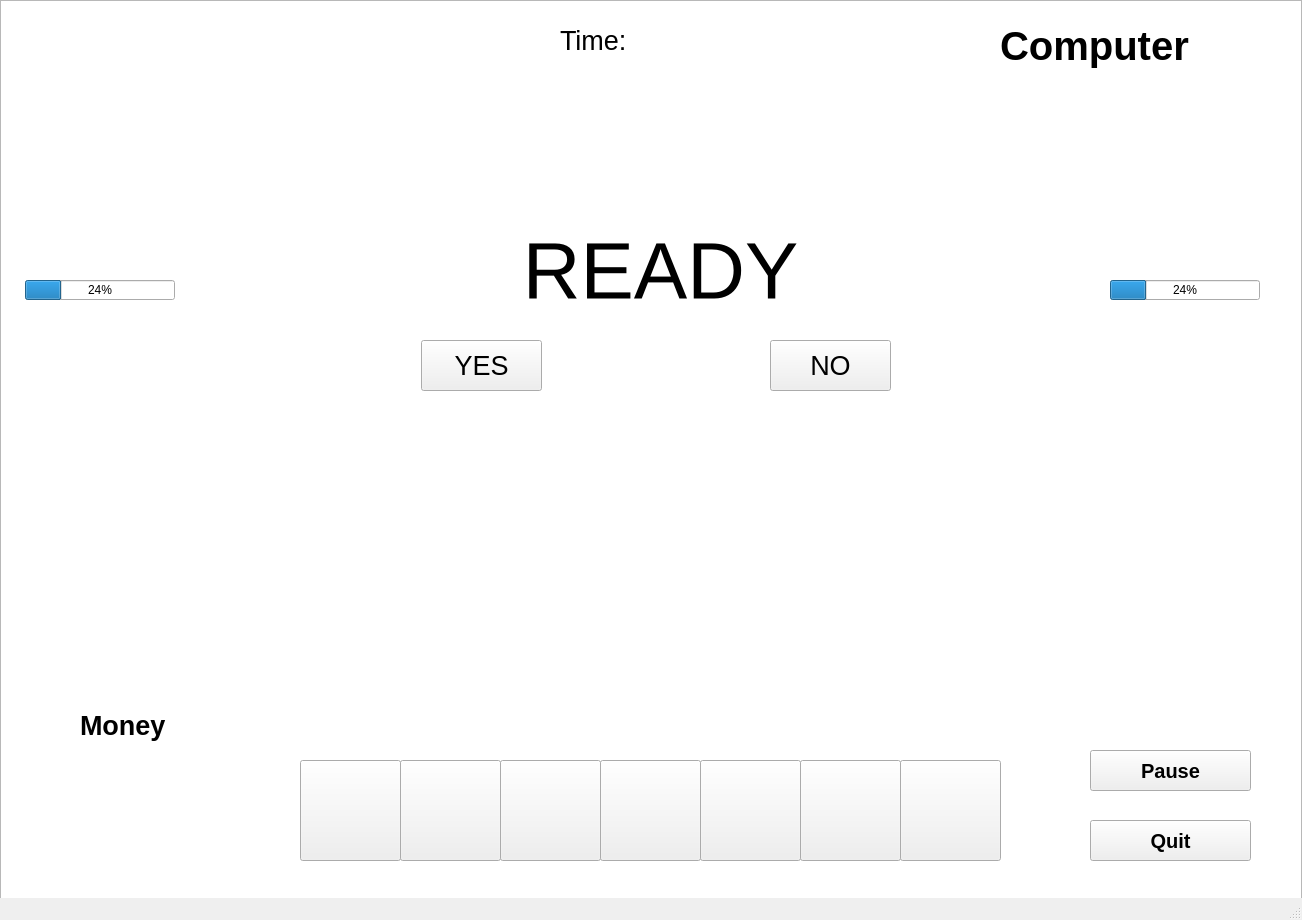
<?xml version="1.0" encoding="UTF-8"?>
<ui version="4.0">
 <class>GameWindow</class>
 <widget class="QMainWindow" name="GameWindow">
  <property name="geometry">
   <rect>
    <x>0</x>
    <y>0</y>
    <width>1302</width>
    <height>920</height>
   </rect>
  </property>
  <property name="windowTitle">
   <string>Project 2</string>
  </property>
  <property name="windowIcon">
   <iconset resource="images.qrc">
    <normaloff>:/images/Icon.png</normaloff>:/images/Icon.png</iconset>
  </property>
  <widget class="QWidget" name="centralwidget">
   <widget class="QPushButton" name="card_1">
    <property name="geometry">
     <rect>
      <x>300</x>
      <y>760</y>
      <width>101</width>
      <height>101</height>
     </rect>
    </property>
    <property name="text">
     <string/>
    </property>
   </widget>
   <widget class="QPushButton" name="card_2">
    <property name="geometry">
     <rect>
      <x>400</x>
      <y>760</y>
      <width>101</width>
      <height>101</height>
     </rect>
    </property>
    <property name="text">
     <string/>
    </property>
   </widget>
   <widget class="QPushButton" name="card_3">
    <property name="geometry">
     <rect>
      <x>500</x>
      <y>760</y>
      <width>101</width>
      <height>101</height>
     </rect>
    </property>
    <property name="text">
     <string/>
    </property>
   </widget>
   <widget class="QPushButton" name="card_4">
    <property name="geometry">
     <rect>
      <x>600</x>
      <y>760</y>
      <width>101</width>
      <height>101</height>
     </rect>
    </property>
    <property name="text">
     <string/>
    </property>
   </widget>
   <widget class="QPushButton" name="card_5">
    <property name="geometry">
     <rect>
      <x>700</x>
      <y>760</y>
      <width>101</width>
      <height>101</height>
     </rect>
    </property>
    <property name="text">
     <string/>
    </property>
   </widget>
   <widget class="QPushButton" name="card_6">
    <property name="geometry">
     <rect>
      <x>800</x>
      <y>760</y>
      <width>101</width>
      <height>101</height>
     </rect>
    </property>
    <property name="text">
     <string/>
    </property>
   </widget>
   <widget class="QPushButton" name="card_7">
    <property name="geometry">
     <rect>
      <x>900</x>
      <y>760</y>
      <width>101</width>
      <height>101</height>
     </rect>
    </property>
    <property name="text">
     <string/>
    </property>
   </widget>
   <widget class="QPushButton" name="pauseButton">
    <property name="geometry">
     <rect>
      <x>1090</x>
      <y>750</y>
      <width>161</width>
      <height>41</height>
     </rect>
    </property>
    <property name="font">
     <font>
      <pointsize>15</pointsize>
      <weight>75</weight>
      <bold>true</bold>
     </font>
    </property>
    <property name="text">
     <string>Pause</string>
    </property>
   </widget>
   <widget class="QPushButton" name="quitButton">
    <property name="geometry">
     <rect>
      <x>1090</x>
      <y>820</y>
      <width>161</width>
      <height>41</height>
     </rect>
    </property>
    <property name="font">
     <font>
      <pointsize>15</pointsize>
      <weight>75</weight>
      <bold>true</bold>
     </font>
    </property>
    <property name="text">
     <string>Quit</string>
    </property>
   </widget>
   <widget class="QLabel" name="timeLabel">
    <property name="geometry">
     <rect>
      <x>560</x>
      <y>20</y>
      <width>81</width>
      <height>41</height>
     </rect>
    </property>
    <property name="font">
     <font>
      <pointsize>20</pointsize>
     </font>
    </property>
    <property name="text">
     <string>Time:</string>
    </property>
   </widget>
   <widget class="QLabel" name="moneyLabel">
    <property name="geometry">
     <rect>
      <x>80</x>
      <y>700</y>
      <width>111</width>
      <height>51</height>
     </rect>
    </property>
    <property name="font">
     <font>
      <pointsize>20</pointsize>
      <weight>75</weight>
      <bold>true</bold>
     </font>
    </property>
    <property name="text">
     <string>Money</string>
    </property>
   </widget>
   <widget class="QLabel" name="money">
    <property name="geometry">
     <rect>
      <x>50</x>
      <y>780</y>
      <width>151</width>
      <height>51</height>
     </rect>
    </property>
    <property name="font">
     <font>
      <pointsize>50</pointsize>
      <weight>75</weight>
      <bold>true</bold>
     </font>
    </property>
    <property name="text">
     <string/>
    </property>
    <property name="alignment">
     <set>Qt::AlignCenter</set>
    </property>
   </widget>
   <widget class="QLabel" name="time">
    <property name="geometry">
     <rect>
      <x>650</x>
      <y>20</y>
      <width>111</width>
      <height>41</height>
     </rect>
    </property>
    <property name="font">
     <font>
      <pointsize>20</pointsize>
     </font>
    </property>
    <property name="text">
     <string/>
    </property>
   </widget>
   <widget class="QGraphicsView" name="background">
    <property name="geometry">
     <rect>
      <x>0</x>
      <y>0</y>
      <width>1302</width>
      <height>920</height>
     </rect>
    </property>
   </widget>
   <widget class="QLabel" name="noticeText">
    <property name="geometry">
     <rect>
      <x>20</x>
      <y>220</y>
      <width>1281</width>
      <height>101</height>
     </rect>
    </property>
    <property name="font">
     <font>
      <pointsize>60</pointsize>
     </font>
    </property>
    <property name="text">
     <string>READY</string>
    </property>
    <property name="alignment">
     <set>Qt::AlignCenter</set>
    </property>
   </widget>
   <widget class="QPushButton" name="noticeButtonLeft">
    <property name="geometry">
     <rect>
      <x>421</x>
      <y>340</y>
      <width>121</width>
      <height>51</height>
     </rect>
    </property>
    <property name="font">
     <font>
      <pointsize>20</pointsize>
     </font>
    </property>
    <property name="text">
     <string>YES</string>
    </property>
   </widget>
   <widget class="QPushButton" name="noticeButtonRight">
    <property name="geometry">
     <rect>
      <x>770</x>
      <y>340</y>
      <width>121</width>
      <height>51</height>
     </rect>
    </property>
    <property name="font">
     <font>
      <pointsize>20</pointsize>
     </font>
    </property>
    <property name="text">
     <string>NO</string>
    </property>
   </widget>
   <widget class="QProgressBar" name="PlayerTowerHP">
    <property name="geometry">
     <rect>
      <x>25</x>
      <y>280</y>
      <width>150</width>
      <height>20</height>
     </rect>
    </property>
    <property name="value">
     <number>24</number>
    </property>
   </widget>
   <widget class="QProgressBar" name="AITowerHP">
    <property name="geometry">
     <rect>
      <x>1110</x>
      <y>280</y>
      <width>150</width>
      <height>20</height>
     </rect>
    </property>
    <property name="value">
     <number>24</number>
    </property>
   </widget>
   <widget class="QLabel" name="name">
    <property name="geometry">
     <rect>
      <x>30</x>
      <y>30</y>
      <width>171</width>
      <height>51</height>
     </rect>
    </property>
    <property name="font">
     <font>
      <pointsize>30</pointsize>
      <weight>75</weight>
      <bold>true</bold>
     </font>
    </property>
    <property name="text">
     <string/>
    </property>
   </widget>
   <widget class="QLabel" name="name_2">
    <property name="geometry">
     <rect>
      <x>1000</x>
      <y>20</y>
      <width>231</width>
      <height>51</height>
     </rect>
    </property>
    <property name="font">
     <font>
      <pointsize>30</pointsize>
      <weight>75</weight>
      <bold>true</bold>
     </font>
    </property>
    <property name="text">
     <string>Computer</string>
    </property>
   </widget>
   <zorder>background</zorder>
   <zorder>card_1</zorder>
   <zorder>card_2</zorder>
   <zorder>card_3</zorder>
   <zorder>card_4</zorder>
   <zorder>card_5</zorder>
   <zorder>card_6</zorder>
   <zorder>card_7</zorder>
   <zorder>pauseButton</zorder>
   <zorder>quitButton</zorder>
   <zorder>timeLabel</zorder>
   <zorder>moneyLabel</zorder>
   <zorder>money</zorder>
   <zorder>time</zorder>
   <zorder>noticeText</zorder>
   <zorder>noticeButtonLeft</zorder>
   <zorder>noticeButtonRight</zorder>
   <zorder>PlayerTowerHP</zorder>
   <zorder>AITowerHP</zorder>
   <zorder>name</zorder>
   <zorder>name_2</zorder>
  </widget>
  <widget class="QMenuBar" name="menubar">
   <property name="geometry">
    <rect>
     <x>0</x>
     <y>0</y>
     <width>1302</width>
     <height>20</height>
    </rect>
   </property>
  </widget>
  <widget class="QStatusBar" name="statusbar"/>
 </widget>
 <resources>
  <include location="images.qrc"/>
 </resources>
 <connections/>
</ui>
